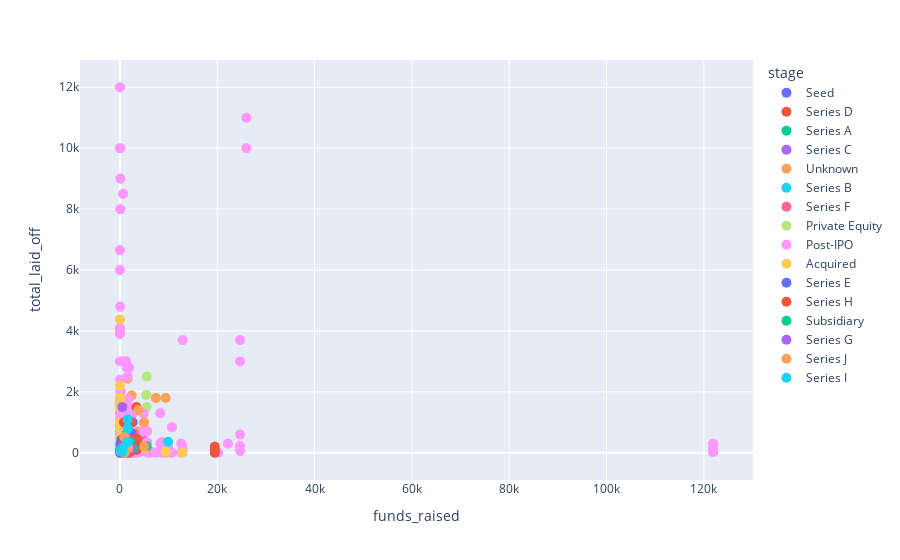

Notebook cell for this chart:
### Code cell
# Create a scatter plot using Plotly Express, where the x-axis is 'funds_raised', the y-axis is 'total_laid_off', and the points are colored by 'stage'
fig = px.scatter(df, y="total_laid_off", x= "funds_raised", color='stage')
fig.update_traces(marker_size=10)
fig.show()

### Figure 1 — Plotly figure (JSON) as saved in the notebook; plotly's stock layout.template omitted (floating-point values rounded to 4 significant figures; data arrays with more than 128 entries replaced by an {"elided": "..."} marker saying what was removed)
{"data": [{"hovertemplate": "stage=Seed<br>funds_raised=%{x}<br>total_laid_off=%{y}<extra></extra>", "legendgroup": "Seed", "marker": {"color": "#636efa", "size": 10, "symbol": "circle"}, "mode": "markers", "name": "Seed", "showlegend": true, "type": "scattergl", "x": [0, 0, 0, 9, 57, 10, 6, 0, 0, 40, 2, 6, 6, 2, 13, 0, 0, 15, 0, 2, 0, 6, 5, 8, 3, 1, 0, 7, 1, 15, 1, 1, 2, 3, 5, 1, 13, 0, 6, 3, 2, 17, 3, 0, 3, 15.5, 1.3, 0.9755, 1.8, 3, 2, 3, 1, 1, 2, 4, 1, 1, 4, 15, 20, 5, 3, 7, 5, 4, 6, 5.1, 1], "xaxis": "x", "y": [120, 0, 16, 0, 0, 8, 0, 100, 46, 0, 0, 0, 30, 0, 0, 0, 0, 17, 0, 35, 0, 0, 0, 109, 29, 100, 83, 0, 0, 16, 22, 13, 0, 170, 0, 0, 0, 0, 30, 140, 100, 0, 300, 75, 5, 8, 0, 20, 0, 6, 3, 0, 0, 0, 20, 0, 33, 0, 0, 9, 40, 13, 0, 30, 0, 4, 16, 0, 6], "yaxis": "y"}, {"hovertemplate": "stage=Series D<br>funds_raised=%{x}<br>total_laid_off=%{y}<extra></extra>", "legendgroup": "Series D", "marker": {"color": "#EF553B", "size": 10, "symbol": "circle"}, "mode": "markers", "name": "Series D", "showlegend": true, "type": "scattergl", "x": {"elided": "230 float values"}, "xaxis": "x", "y": {"elided": "230 int values"}, "yaxis": "y"}, {"hovertemplate": "stage=Series A<br>funds_raised=%{x}<br>total_laid_off=%{y}<extra></extra>", "legendgroup": "Series A", "marker": {"color": "#00cc96", "size": 10, "symbol": "circle"}, "mode": "markers", "name": "Series A", "showlegend": true, "type": "scattergl", "x": {"elided": "191 float values"}, "xaxis": "x", "y": {"elided": "191 int values"}, "yaxis": "y"}, {"hovertemplate": "stage=Series C<br>funds_raised=%{x}<br>total_laid_off=%{y}<extra></extra>", "legendgroup": "Series C", "marker": {"color": "#ab63fa", "size": 10, "symbol": "circle"}, "mode": "markers", "name": "Series C", "showlegend": true, "type": "scattergl", "x": {"elided": "318 float values"}, "xaxis": "x", "y": {"elided": "318 int values"}, "yaxis": "y"}, {"hovertemplate": "stage=Unknown<br>funds_raised=%{x}<br>total_laid_off=%{y}<extra></extra>", "legendgroup": "Unknown", "marker": {"color": "#FFA15A", "size": 10, "symbol": "circle"}, "mode": "markers", "name": "Unknown", "showlegend": true, "type": "scattergl", "x": {"elided": "414 float values"}, "xaxis": "x", "y": {"elided": "414 int values"}, "yaxis": "y"}, {"hovertemplate": "stage=Series B<br>funds_raised=%{x}<br>total_laid_off=%{y}<extra></extra>", "legendgroup": "Series B", "marker": {"color": "#19d3f3", "size": 10, "symbol": "circle"}, "mode": "markers", "name": "Series B", "showlegend": true, "type": "scattergl", "x": {"elided": "319 float values"}, "xaxis": "x", "y": {"elided": "319 int values"}, "yaxis": "y"}, {"hovertemplate": "stage=Series F<br>funds_raised=%{x}<br>total_laid_off=%{y}<extra></extra>", "legendgroup": "Series F", "marker": {"color": "#FF6692", "size": 10, "symbol": "circle"}, "mode": "markers", "name": "Series F", "showlegend": true, "type": "scattergl", "x": [849, 431, 1200, 0, 435, 719, 507, 496, 644, 536, 657, 307, 416, 491, 410, 328, 565, 404, 472, 892, 1400, 567, 315, 4000, 151, 481, 452, 223, 328, 750, 849, 657, 456, 413, 413, 469, 496, 1100, 507, 307, 404, 356, 849, 500, 750, 657, 1100, 1400, 305, 1200, 3200, 350.2, 307.6, 228, 3200, 4800, 324, 120, 530, 2400, 2400, 274, 324, 902, 423, 541, 149], "xaxis": "x", "y": [128, 100, 0, 17, 28, 54, 300, 20, 100, 44, 0, 130, 100, 20, 120, 0, 123, 0, 40, 0, 254, 237, 0, 600, 0, 0, 90, 0, 13, 200, 198, 500, 0, 80, 5, 45, 45, 300, 500, 39, 95, 0, 30, 70, 100, 495, 150, 500, 243, 80, 600, 0, 0, 0, 0, 430, 120, 22, 300, 150, 500, 80, 165, 1300, 250, 0, 50], "yaxis": "y"}, {"hovertemplate": "stage=Private Equity<br>funds_raised=%{x}<br>total_laid_off=%{y}<extra></extra>", "legendgroup": "Private Equity", "marker": {"color": "#B6E880", "size": 10, "symbol": "circle"}, "mode": "markers", "name": "Private Equity", "showlegend": true, "type": "scattergl", "x": [59, 0, 56, 5500, 100, 205, 30, 178, 220, 537, 125, 200, 372, 200, 90, 686, 78, 280, 138, 5, 5500, 1400, 361, 9, 0, 200, 200, 1800, 1.54, 582, 3100, 2500, 0, 0, 5400, 607, 41, 50, 118, 102], "xaxis": "x", "y": [0, 0, 27, 1500, 24, 100, 0, 30, 95, 25, 150, 0, 110, 300, 143, 144, 0, 190, 120, 20, 2500, 110, 0, 0, 0, 0, 0, 0, 0, 40, 40, 112, 45, 130, 1900, 53, 0, 10, 39, 0], "yaxis": "y"}, {"hovertemplate": "stage=Post-IPO<br>funds_raised=%{x}<br>total_laid_off=%{y}<extra></extra>", "legendgroup": "Post-IPO", "marker": {"color": "#FF97FF", "size": 10, "symbol": "circle"}, "mode": "markers", "name": "Post-IPO", "showlegend": true, "type": "scattergl", "x": {"elided": "465 float values"}, "xaxis": "x", "y": {"elided": "465 int values"}, "yaxis": "y"}, {"hovertemplate": "stage=Acquired<br>funds_raised=%{x}<br>total_laid_off=%{y}<extra></extra>", "legendgroup": "Acquired", "marker": {"color": "#FECB52", "size": 10, "symbol": "circle"}, "mode": "markers", "name": "Acquired", "showlegend": true, "type": "scattergl", "x": {"elided": "190 float values"}, "xaxis": "x", "y": {"elided": "190 int values"}, "yaxis": "y"}, {"hovertemplate": "stage=Series E<br>funds_raised=%{x}<br>total_laid_off=%{y}<extra></extra>", "legendgroup": "Series E", "marker": {"color": "#636efa", "size": 10, "symbol": "circle"}, "mode": "markers", "name": "Series E", "showlegend": true, "type": "scattergl", "x": {"elided": "131 int values"}, "xaxis": "x", "y": {"elided": "131 int values"}, "yaxis": "y"}, {"hovertemplate": "stage=Series H<br>funds_raised=%{x}<br>total_laid_off=%{y}<extra></extra>", "legendgroup": "Series H", "marker": {"color": "#EF553B", "size": 10, "symbol": "circle"}, "mode": "markers", "name": "Series H", "showlegend": true, "type": "scattergl", "x": [838, 3400, 856, 1900, 1700, 537, 838, 2300, 468, 3400, 1900, 143, 2300, 856, 3400, 838, 838, 3400, 3400, 19500, 19500, 19500, 2250, 1800, 2250, 273], "xaxis": "x", "y": [0, 100, 215, 140, 500, 20, 350, 1000, 142, 250, 50, 27, 50, 450, 1500, 150, 1000, 450, 100, 0, 200, 100, 300, 0, 250, 0], "yaxis": "y"}, {"hovertemplate": "stage=Subsidiary<br>funds_raised=%{x}<br>total_laid_off=%{y}<extra></extra>", "legendgroup": "Subsidiary", "marker": {"color": "#00cc96", "size": 10, "symbol": "circle"}, "mode": "markers", "name": "Subsidiary", "showlegend": true, "type": "scattergl", "x": [2100, 5500, 1300, 0, 2700], "xaxis": "x", "y": [355, 209, 300, 80, 150], "yaxis": "y"}, {"hovertemplate": "stage=Series G<br>funds_raised=%{x}<br>total_laid_off=%{y}<extra></extra>", "legendgroup": "Series G", "marker": {"color": "#ab63fa", "size": 10, "symbol": "circle"}, "mode": "markers", "name": "Series G", "showlegend": true, "type": "scattergl", "x": [489, 1100, 1100, 2300, 596, 1700, 1000, 1000, 489, 1300, 1000, 496, 1500, 310, 1600], "xaxis": "x", "y": [70, 221, 0, 156, 0, 84, 0, 0, 60, 600, 70, 1500, 367, 194, 375], "yaxis": "y"}, {"hovertemplate": "stage=Series J<br>funds_raised=%{x}<br>total_laid_off=%{y}<extra></extra>", "legendgroup": "Series J", "marker": {"color": "#FFA15A", "size": 10, "symbol": "circle"}, "mode": "markers", "name": "Series J", "showlegend": true, "type": "scattergl", "x": [5000, 1700, 914, 5000, 5000, 914, 3800, 914], "xaxis": "x", "y": [200, 150, 100, 200, 1000, 0, 1400, 520], "yaxis": "y"}, {"hovertemplate": "stage=Series I<br>funds_raised=%{x}<br>total_laid_off=%{y}<extra></extra>", "legendgroup": "Series I", "marker": {"color": "#19d3f3", "size": 10, "symbol": "circle"}, "mode": "markers", "name": "Series I", "showlegend": true, "type": "scattergl", "x": [160, 698, 1600, 9900, 1600, 1600, 478], "xaxis": "x", "y": [50, 160, 350, 360, 1100, 800, 35], "yaxis": "y"}], "layout": {"legend": {"title": {"text": "stage"}, "tracegroupgap": 0}, "margin": {"t": 60}, "xaxis": {"anchor": "y", "domain": [0, 1], "title": {"text": "funds_raised"}}, "yaxis": {"anchor": "x", "domain": [0, 1], "title": {"text": "total_laid_off"}}}}
